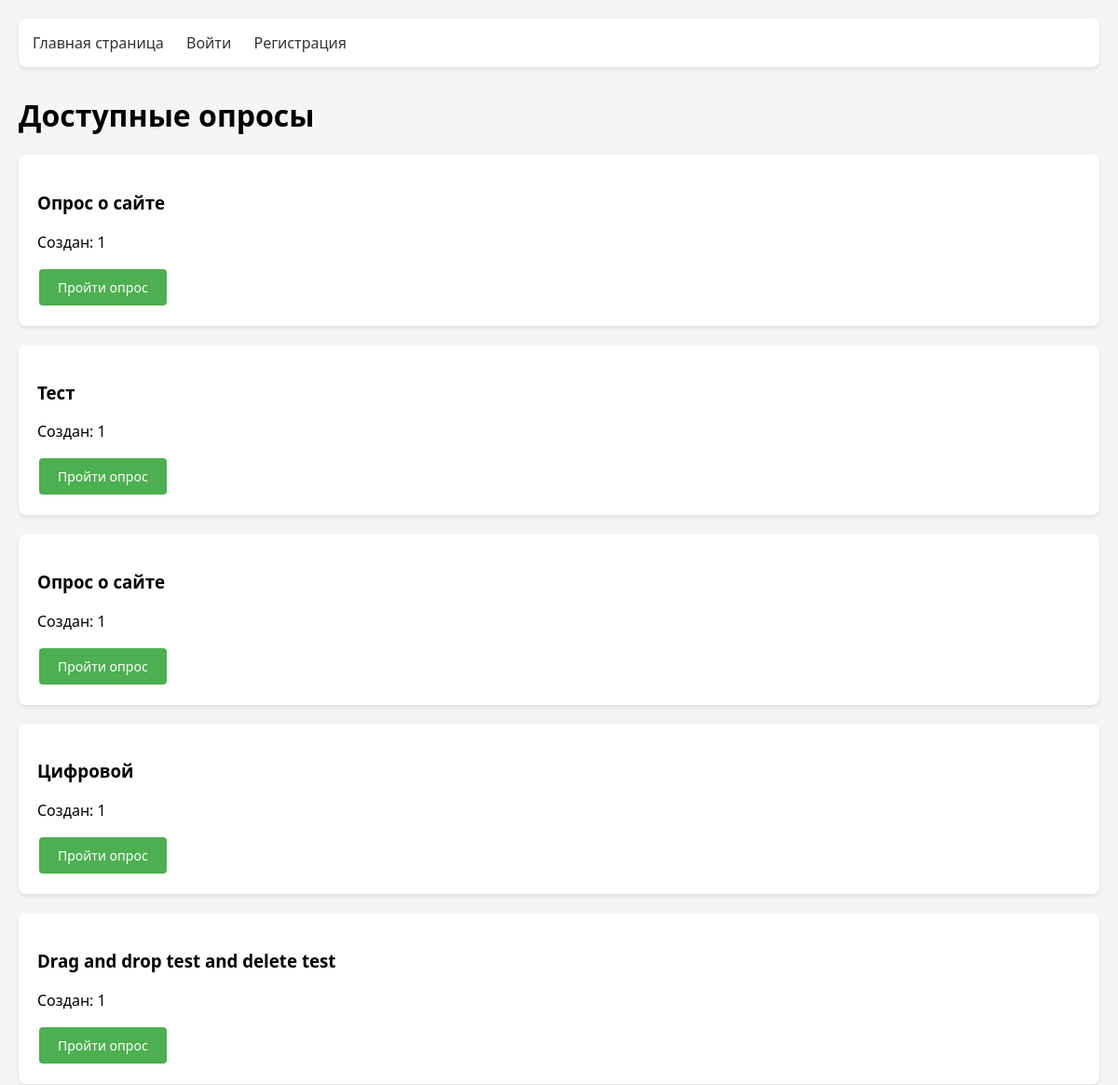
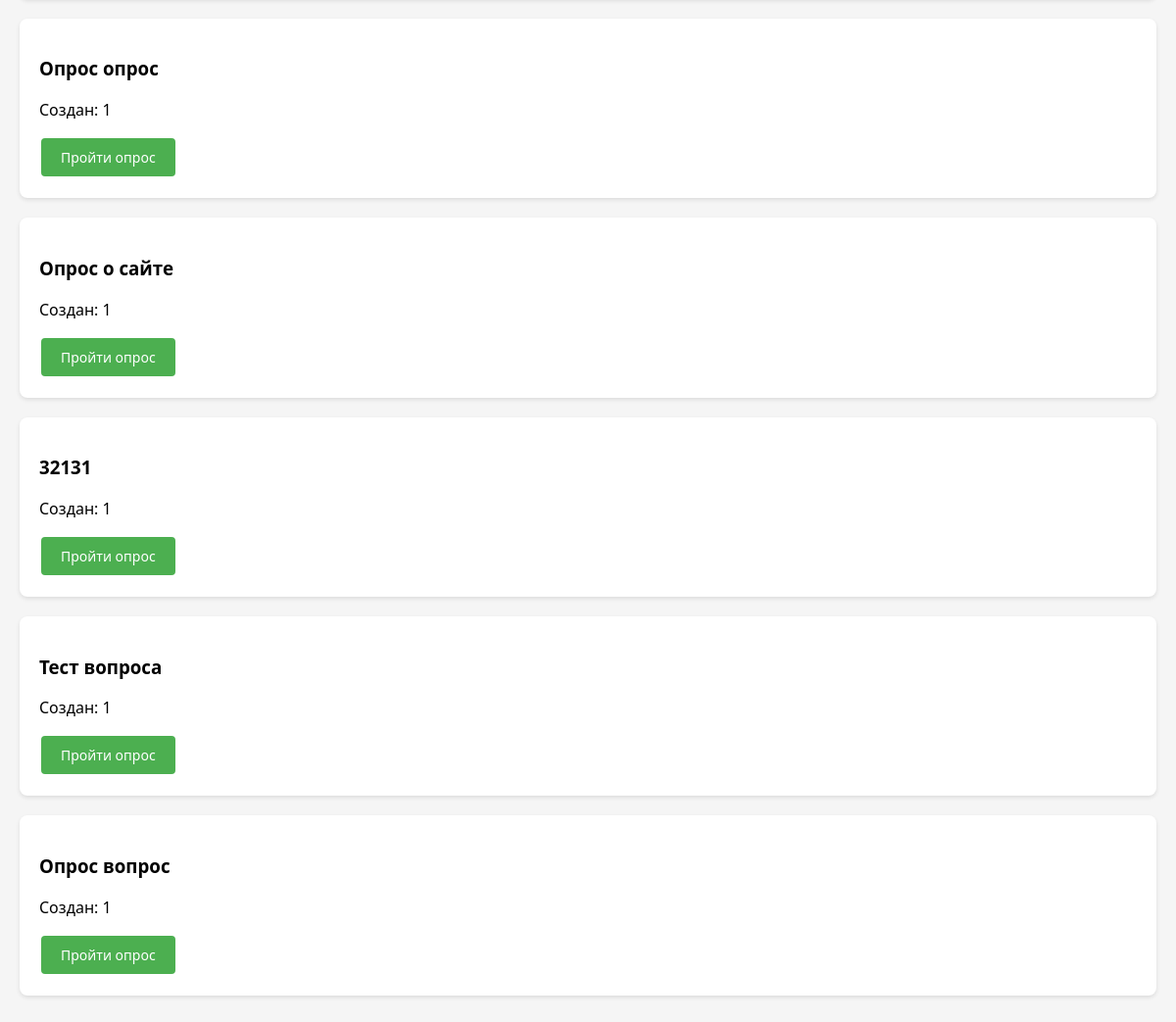
Before: / with the older database file (2 pictures, top to bottom).
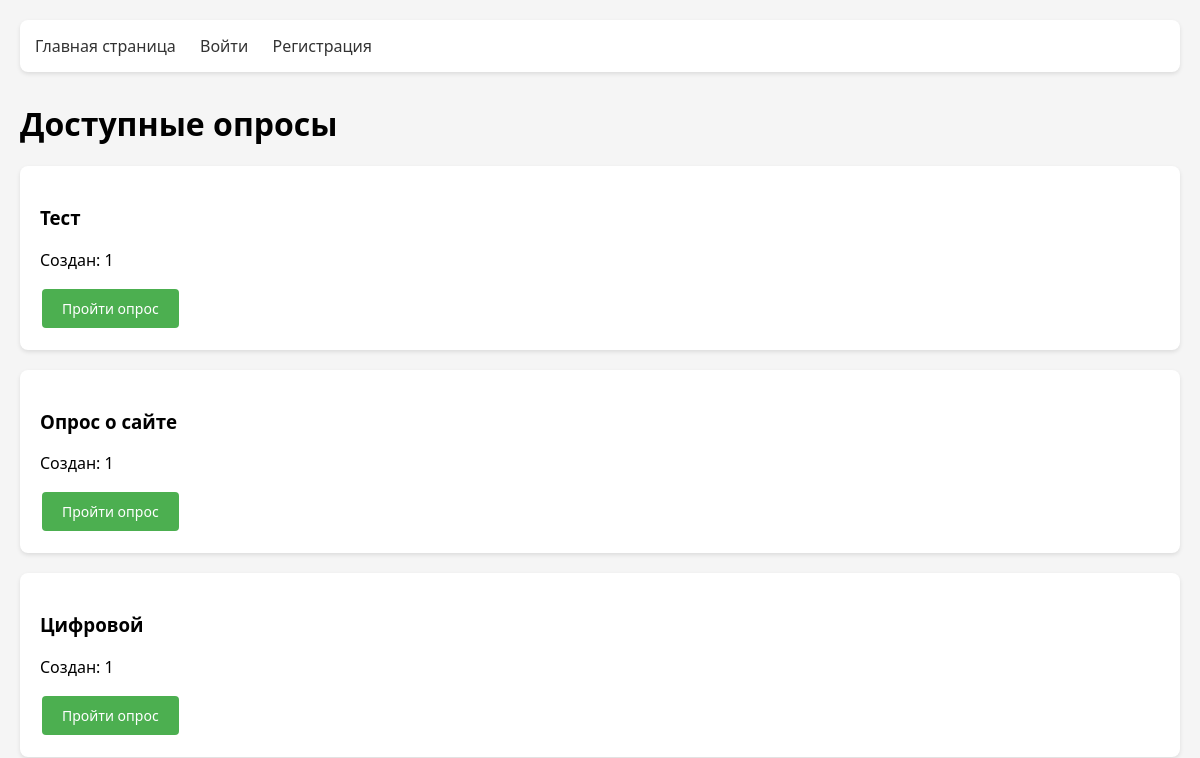
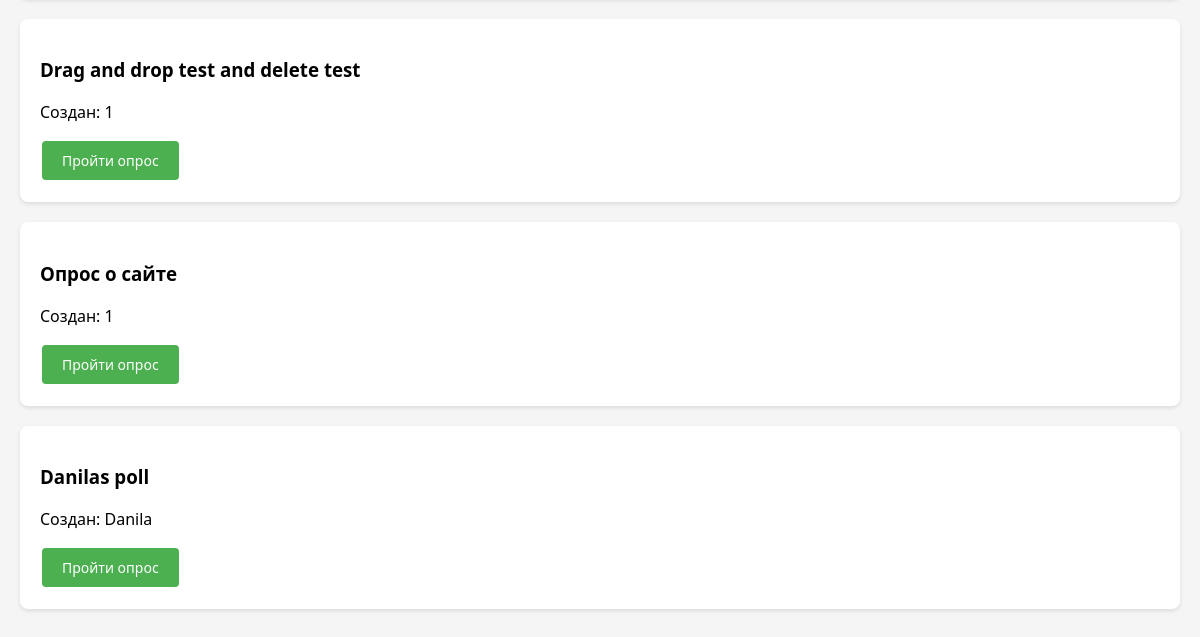
After: the same page with the newer database file (2 pictures, top to bottom).
### app.py (models this page shows)
class Poll(db.Model):
    __tablename__ = 'polls'
    id = db.Column(db.Integer, primary_key=True)
    title = db.Column(db.String(100), nullable=False)
    user_id = db.Column(db.Integer, db.ForeignKey('users.id'), nullable=False, index=True)
    questions = db.relationship('Question', backref='poll', lazy=True, cascade='all, delete-orphan')
    answers = db.relationship('Answer', backref='poll', lazy=True, cascade='all, delete-orphan')

class User(db.Model, UserMixin):
    __tablename__ = 'users'
    id = db.Column(db.Integer, primary_key=True)
    username = db.Column(db.String(80), unique=True, nullable=False)
    password_hash = db.Column(db.String(200), nullable=False)
    polls = db.relationship('Poll', backref='author', lazy=True)
    answers = db.relationship('Answer', backref='user', lazy=True)

### app.py (the view)
@app.route('/')
def index():
    polls = Poll.query.all()
    return render_template('index.html', polls=polls)

### templates/index.html (shortened to what this page needs)
{% extends "base.html" %}
{% block content %}
<h1>Доступные опросы</h1>
<div class="polls-list">
    {% for poll in polls %}
    <div class="poll-card">
        <h3>{{ poll.title }}</h3>
        <p>Создан: {{ poll.author.username }}</p>
        <a href="{{ url_for('view_poll', poll_id=poll.id) }}" class="btn">Пройти опрос</a>
    </div>
    {% else %}
    <p>Нет доступных опросов.</p>
    {% endfor %}
</div>
{% endblock %}

### templates/base.html (shortened to what this page needs)
<!DOCTYPE html>
<html>
<head>
    <link rel="stylesheet" href="{{ url_for('static', filename='styles.css') }}">
</head>
<body>
    <nav>
        <a href="{{ url_for('index') }}">Главная страница</a>
        {% if current_user.is_authenticated %}
            <a href="{{ url_for('create_poll') }}">Создать опрос</a>
            <a href="{{ url_for('my_polls') }}">Мои опросы</a>
            <a href="{{ url_for('logout') }}">Выйти</a>
        {% else %}
            <a href="{{ url_for('login') }}">Войти</a>
            <a href="{{ url_for('register') }}">Регистрация</a>
        {% endif %}
    </nav>
    <div class="container">
        {% block content %}{% endblock %}
    </div>
</body>
</html>

### static/styles.css (style rules this page uses)
body { font-family: 'Segoe UI', Tahoma, Geneva, Verdana, sans-serif; max-width: 1200px; margin: 0 auto; padding: 20px; background-color: #f5f5f5; }
nav { background: #ffffff; padding: 15px; margin-bottom: 30px; border-radius: 8px; box-shadow: 0 2px 4px rgba(0,0,0,0.1); }
nav a { margin-right: 20px; text-decoration: none; color: #333; font-weight: 500; }
.btn { display: inline-flex; align-items: center; justify-content: center; padding: 10px 20px; border-radius: 4px; text-decoration: none; transition: all 0.3s; border: none; cursor: pointer; font-family: 'Segoe UI', Tahoma, Geneva, Verdana, sans-serif; font-size: 14px; margin: 2px; }
.btn { background: #4CAF50; color: white; }
.poll-card { position: relative; background: white; padding: 20px; margin-bottom: 20px; border-radius: 8px; box-shadow: 0 2px 4px rgba(0,0,0,0.1); }

Changed rows visible on the page:
removed Poll: title "Опрос о сайте", author.username "1"
removed Poll: title "Опрос опрос", author.username "1"
removed Poll: title "32131", author.username "1"
removed Poll: title "Тест вопроса", author.username "1"
removed Poll: title "Опрос вопрос", author.username "1"
added Poll: title "Danilas poll", author.username "Danila"
